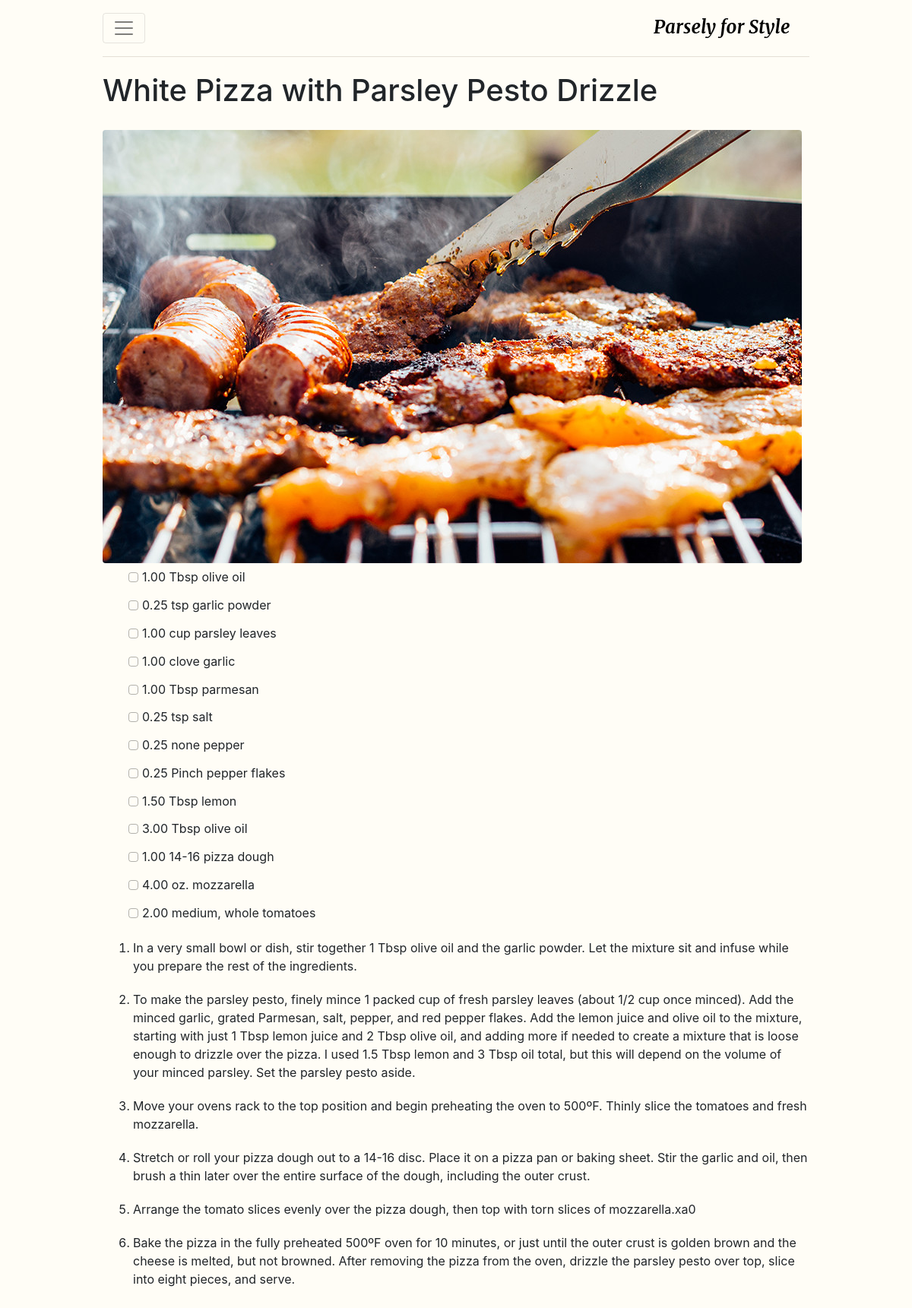
Screenshot of /3/ with the database file from the repository.
### plan/models.py (models this page shows, shortened)
class Recipe(models.Model):
	title = models.CharField(max_length=100)
	summary = models.CharField(max_length=500)
	preptime = models.IntegerField()
	cooktime = models.IntegerField()
	servings = models.IntegerField()
	instruction = models.CharField(max_length=5000)
	def decode_instruction(self):
		return self.instruction.split("#,#")

class Ingredient(models.Model):
	recipe = models.ForeignKey(Recipe, on_delete=models.CASCADE)
	component = models.ForeignKey(Component, on_delete=models.CASCADE)
	name = models.CharField(max_length=200)
	amount = models.FloatField()
	unit = models.CharField(max_length=200)

### plan/views.py (the view)
# urls.py: url(r'^(?P<pk>[0-9]+)/$', views.DetailView.as_view(), name='detail'),
class DetailView(generic.DetailView):
	model = Recipe
	template_name = 'plan/detail.html'

### plan/templates/plan/detail.html (shortened to what this page needs)
{% extends "plan/base.html" %}
{% block content %}
	<h1 style="padding: 20px 0 20px">{{ recipe.title }}</h1>
	<img src="/static/plan/920food_{{ recipe.id }}.jpg" style="width:920px; height: 570px padding:20px;" alt="Food image" class="rounded">
	<div class="grocery">
        <table class="table">
          <tbody>
          {% for ingredient in recipe.ingredient_set.all %}
            <tr>
              <td>
                <div class="customCheckbox" style="margin: 6px -40px 0 28px">
                  <label for="customCheckbox_{{ ingredient.name }}"></label>
                </div>
              </td>
              <td>{{ ingredient.amount|floatformat:2 }} {{ ingredient.unit }} {{ ingredient.name }}</td>
              <td></td>
              <td></td>
            </tr>
          {% endfor %}
          </tbody>
        </table>
    </div>
	<ol>
		{% for instruction in recipe.decode_instruction %}
	    <li style="padding-bottom: 20px">{{ instruction }}</li>
	    {% endfor %}
	</ol>
{% endblock%}

### plan/static/plan/starter-template.css (style rules this page uses)
body { background: #FFFDF6; }
.table td, .table th { border-top: none; padding: 0.4rem; }
.customCheckbox { width: 13px; height: 13px; border:1px solid rgba(0,0,0,0.3); margin: 6px -10px 0 0; border-radius: 27%; position: relative; }
.customCheckbox label { cursor: pointer; position: absolute; width: 12px; height: 12px; top: 0; left: 0; }
.customCheckbox label:after { opacity: 0.0; content: ''; position: absolute; width: 8px; height: 4px; background: transparent; top: 3px; left: 2px; border: 2px solid rgba(0,0,0,0.7); border-top: none; border-right: none; transform: rotate(-45deg); }

### rows the page displays
Recipe: title "White Pizza with Parsley Pesto Drizzle"
Ingredient: amount "1.00", unit "Tbsp", name "olive oil"
Ingredient: amount "0.25", unit "tsp", name "garlic powder"
Ingredient: amount "1.00", unit "cup", name "parsley leaves"
Ingredient: amount "1.00", unit "clove", name "garlic"
Ingredient: amount "1.00", unit "Tbsp", name "parmesan"
Ingredient: amount "0.25", unit "tsp", name "salt"
Ingredient: amount "0.25", unit "none", name "pepper"
Ingredient: amount "0.25", unit "Pinch", name "pepper flakes"
Ingredient: amount "1.50", unit "Tbsp", name "lemon"
Ingredient: amount "3.00", unit "Tbsp", name "olive oil"
Ingredient: amount "1.00", unit "14-16", name "pizza dough"
Ingredient: amount "4.00", unit "oz.", name "mozzarella"
Ingredient: amount "2.00", unit "medium, whole", name "tomatoes"

### other values shown
{{ instruction }} "In a very small bowl or dish, stir together 1 Tbsp olive oil and the garlic powder. Let the mixture sit and infuse while you prepare the rest of the ingredients." "Move your ovens rack to the top position and begin preheating the oven to 500ºF. Thinly slice the tomatoes and fresh mozzarella." "Arrange the tomato slices evenly over the pizza dough, then top with torn slices of mozzarella.xa0"
